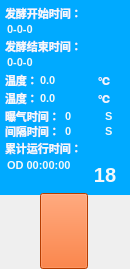
<?xml version="1.0" encoding="UTF-8"?>
<ui version="4.0">
 <class>FFTank</class>
 <widget class="QWidget" name="FFTank">
  <property name="geometry">
   <rect>
    <x>0</x>
    <y>0</y>
    <width>130</width>
    <height>269</height>
   </rect>
  </property>
  <property name="windowTitle">
   <string>Form</string>
  </property>
  <property name="autoFillBackground">
   <bool>true</bool>
  </property>
  <widget class="QFrame" name="tankFrame">
   <property name="enabled">
    <bool>true</bool>
   </property>
   <property name="geometry">
    <rect>
     <x>0</x>
     <y>0</y>
     <width>130</width>
     <height>195</height>
    </rect>
   </property>
   <property name="minimumSize">
    <size>
     <width>0</width>
     <height>0</height>
    </size>
   </property>
   <property name="palette">
    <palette>
     <active>
      <colorrole role="WindowText">
       <brush brushstyle="SolidPattern">
        <color alpha="255">
         <red>0</red>
         <green>0</green>
         <blue>0</blue>
        </color>
       </brush>
      </colorrole>
      <colorrole role="Button">
       <brush brushstyle="SolidPattern">
        <color alpha="255">
         <red>0</red>
         <green>170</green>
         <blue>255</blue>
        </color>
       </brush>
      </colorrole>
      <colorrole role="Light">
       <brush brushstyle="SolidPattern">
        <color alpha="255">
         <red>127</red>
         <green>213</green>
         <blue>255</blue>
        </color>
       </brush>
      </colorrole>
      <colorrole role="Midlight">
       <brush brushstyle="SolidPattern">
        <color alpha="255">
         <red>63</red>
         <green>191</green>
         <blue>255</blue>
        </color>
       </brush>
      </colorrole>
      <colorrole role="Dark">
       <brush brushstyle="SolidPattern">
        <color alpha="255">
         <red>0</red>
         <green>85</green>
         <blue>127</blue>
        </color>
       </brush>
      </colorrole>
      <colorrole role="Mid">
       <brush brushstyle="SolidPattern">
        <color alpha="255">
         <red>0</red>
         <green>113</green>
         <blue>170</blue>
        </color>
       </brush>
      </colorrole>
      <colorrole role="Text">
       <brush brushstyle="SolidPattern">
        <color alpha="255">
         <red>0</red>
         <green>0</green>
         <blue>0</blue>
        </color>
       </brush>
      </colorrole>
      <colorrole role="BrightText">
       <brush brushstyle="SolidPattern">
        <color alpha="255">
         <red>255</red>
         <green>255</green>
         <blue>255</blue>
        </color>
       </brush>
      </colorrole>
      <colorrole role="ButtonText">
       <brush brushstyle="SolidPattern">
        <color alpha="255">
         <red>0</red>
         <green>0</green>
         <blue>0</blue>
        </color>
       </brush>
      </colorrole>
      <colorrole role="Base">
       <brush brushstyle="SolidPattern">
        <color alpha="255">
         <red>255</red>
         <green>255</green>
         <blue>255</blue>
        </color>
       </brush>
      </colorrole>
      <colorrole role="Window">
       <brush brushstyle="SolidPattern">
        <color alpha="255">
         <red>0</red>
         <green>170</green>
         <blue>255</blue>
        </color>
       </brush>
      </colorrole>
      <colorrole role="Shadow">
       <brush brushstyle="SolidPattern">
        <color alpha="255">
         <red>0</red>
         <green>0</green>
         <blue>0</blue>
        </color>
       </brush>
      </colorrole>
      <colorrole role="AlternateBase">
       <brush brushstyle="SolidPattern">
        <color alpha="255">
         <red>127</red>
         <green>212</green>
         <blue>255</blue>
        </color>
       </brush>
      </colorrole>
      <colorrole role="ToolTipBase">
       <brush brushstyle="SolidPattern">
        <color alpha="255">
         <red>255</red>
         <green>255</green>
         <blue>220</blue>
        </color>
       </brush>
      </colorrole>
      <colorrole role="ToolTipText">
       <brush brushstyle="SolidPattern">
        <color alpha="255">
         <red>0</red>
         <green>0</green>
         <blue>0</blue>
        </color>
       </brush>
      </colorrole>
     </active>
     <inactive>
      <colorrole role="WindowText">
       <brush brushstyle="SolidPattern">
        <color alpha="255">
         <red>0</red>
         <green>0</green>
         <blue>0</blue>
        </color>
       </brush>
      </colorrole>
      <colorrole role="Button">
       <brush brushstyle="SolidPattern">
        <color alpha="255">
         <red>0</red>
         <green>170</green>
         <blue>255</blue>
        </color>
       </brush>
      </colorrole>
      <colorrole role="Light">
       <brush brushstyle="SolidPattern">
        <color alpha="255">
         <red>127</red>
         <green>213</green>
         <blue>255</blue>
        </color>
       </brush>
      </colorrole>
      <colorrole role="Midlight">
       <brush brushstyle="SolidPattern">
        <color alpha="255">
         <red>63</red>
         <green>191</green>
         <blue>255</blue>
        </color>
       </brush>
      </colorrole>
      <colorrole role="Dark">
       <brush brushstyle="SolidPattern">
        <color alpha="255">
         <red>0</red>
         <green>85</green>
         <blue>127</blue>
        </color>
       </brush>
      </colorrole>
      <colorrole role="Mid">
       <brush brushstyle="SolidPattern">
        <color alpha="255">
         <red>0</red>
         <green>113</green>
         <blue>170</blue>
        </color>
       </brush>
      </colorrole>
      <colorrole role="Text">
       <brush brushstyle="SolidPattern">
        <color alpha="255">
         <red>0</red>
         <green>0</green>
         <blue>0</blue>
        </color>
       </brush>
      </colorrole>
      <colorrole role="BrightText">
       <brush brushstyle="SolidPattern">
        <color alpha="255">
         <red>255</red>
         <green>255</green>
         <blue>255</blue>
        </color>
       </brush>
      </colorrole>
      <colorrole role="ButtonText">
       <brush brushstyle="SolidPattern">
        <color alpha="255">
         <red>0</red>
         <green>0</green>
         <blue>0</blue>
        </color>
       </brush>
      </colorrole>
      <colorrole role="Base">
       <brush brushstyle="SolidPattern">
        <color alpha="255">
         <red>255</red>
         <green>255</green>
         <blue>255</blue>
        </color>
       </brush>
      </colorrole>
      <colorrole role="Window">
       <brush brushstyle="SolidPattern">
        <color alpha="255">
         <red>0</red>
         <green>170</green>
         <blue>255</blue>
        </color>
       </brush>
      </colorrole>
      <colorrole role="Shadow">
       <brush brushstyle="SolidPattern">
        <color alpha="255">
         <red>0</red>
         <green>0</green>
         <blue>0</blue>
        </color>
       </brush>
      </colorrole>
      <colorrole role="AlternateBase">
       <brush brushstyle="SolidPattern">
        <color alpha="255">
         <red>127</red>
         <green>212</green>
         <blue>255</blue>
        </color>
       </brush>
      </colorrole>
      <colorrole role="ToolTipBase">
       <brush brushstyle="SolidPattern">
        <color alpha="255">
         <red>255</red>
         <green>255</green>
         <blue>220</blue>
        </color>
       </brush>
      </colorrole>
      <colorrole role="ToolTipText">
       <brush brushstyle="SolidPattern">
        <color alpha="255">
         <red>0</red>
         <green>0</green>
         <blue>0</blue>
        </color>
       </brush>
      </colorrole>
     </inactive>
     <disabled>
      <colorrole role="WindowText">
       <brush brushstyle="SolidPattern">
        <color alpha="255">
         <red>0</red>
         <green>85</green>
         <blue>127</blue>
        </color>
       </brush>
      </colorrole>
      <colorrole role="Button">
       <brush brushstyle="SolidPattern">
        <color alpha="255">
         <red>0</red>
         <green>170</green>
         <blue>255</blue>
        </color>
       </brush>
      </colorrole>
      <colorrole role="Light">
       <brush brushstyle="SolidPattern">
        <color alpha="255">
         <red>127</red>
         <green>213</green>
         <blue>255</blue>
        </color>
       </brush>
      </colorrole>
      <colorrole role="Midlight">
       <brush brushstyle="SolidPattern">
        <color alpha="255">
         <red>63</red>
         <green>191</green>
         <blue>255</blue>
        </color>
       </brush>
      </colorrole>
      <colorrole role="Dark">
       <brush brushstyle="SolidPattern">
        <color alpha="255">
         <red>0</red>
         <green>85</green>
         <blue>127</blue>
        </color>
       </brush>
      </colorrole>
      <colorrole role="Mid">
       <brush brushstyle="SolidPattern">
        <color alpha="255">
         <red>0</red>
         <green>113</green>
         <blue>170</blue>
        </color>
       </brush>
      </colorrole>
      <colorrole role="Text">
       <brush brushstyle="SolidPattern">
        <color alpha="255">
         <red>0</red>
         <green>85</green>
         <blue>127</blue>
        </color>
       </brush>
      </colorrole>
      <colorrole role="BrightText">
       <brush brushstyle="SolidPattern">
        <color alpha="255">
         <red>255</red>
         <green>255</green>
         <blue>255</blue>
        </color>
       </brush>
      </colorrole>
      <colorrole role="ButtonText">
       <brush brushstyle="SolidPattern">
        <color alpha="255">
         <red>0</red>
         <green>85</green>
         <blue>127</blue>
        </color>
       </brush>
      </colorrole>
      <colorrole role="Base">
       <brush brushstyle="SolidPattern">
        <color alpha="255">
         <red>0</red>
         <green>170</green>
         <blue>255</blue>
        </color>
       </brush>
      </colorrole>
      <colorrole role="Window">
       <brush brushstyle="SolidPattern">
        <color alpha="255">
         <red>0</red>
         <green>170</green>
         <blue>255</blue>
        </color>
       </brush>
      </colorrole>
      <colorrole role="Shadow">
       <brush brushstyle="SolidPattern">
        <color alpha="255">
         <red>0</red>
         <green>0</green>
         <blue>0</blue>
        </color>
       </brush>
      </colorrole>
      <colorrole role="AlternateBase">
       <brush brushstyle="SolidPattern">
        <color alpha="255">
         <red>0</red>
         <green>170</green>
         <blue>255</blue>
        </color>
       </brush>
      </colorrole>
      <colorrole role="ToolTipBase">
       <brush brushstyle="SolidPattern">
        <color alpha="255">
         <red>255</red>
         <green>255</green>
         <blue>220</blue>
        </color>
       </brush>
      </colorrole>
      <colorrole role="ToolTipText">
       <brush brushstyle="SolidPattern">
        <color alpha="255">
         <red>0</red>
         <green>0</green>
         <blue>0</blue>
        </color>
       </brush>
      </colorrole>
     </disabled>
    </palette>
   </property>
   <property name="font">
    <font>
     <weight>50</weight>
     <bold>false</bold>
    </font>
   </property>
   <property name="autoFillBackground">
    <bool>true</bool>
   </property>
   <property name="frameShape">
    <enum>QFrame::NoFrame</enum>
   </property>
   <property name="frameShadow">
    <enum>QFrame::Raised</enum>
   </property>
   <widget class="QLabel" name="startTimeLabel">
    <property name="geometry">
     <rect>
      <x>5</x>
      <y>5</y>
      <width>81</width>
      <height>16</height>
     </rect>
    </property>
    <property name="font">
     <font>
      <family>Verdana</family>
      <pointsize>8</pointsize>
      <weight>75</weight>
      <bold>true</bold>
      <kerning>true</kerning>
     </font>
    </property>
    <property name="styleSheet">
     <string notr="true">background-color: transparent;
color: rgba(250, 250, 250, 250);</string>
    </property>
    <property name="text">
     <string>发酵开始时间：</string>
    </property>
   </widget>
   <widget class="QLabel" name="endTimeLabel">
    <property name="geometry">
     <rect>
      <x>5</x>
      <y>38</y>
      <width>91</width>
      <height>16</height>
     </rect>
    </property>
    <property name="font">
     <font>
      <family>Verdana</family>
      <pointsize>8</pointsize>
      <weight>75</weight>
      <bold>true</bold>
     </font>
    </property>
    <property name="styleSheet">
     <string notr="true">background-color: transparent;
color: rgba(250, 250, 250, 250);</string>
    </property>
    <property name="text">
     <string>发酵结束时间：</string>
    </property>
   </widget>
   <widget class="QLabel" name="totalTimeLabel">
    <property name="geometry">
     <rect>
      <x>5</x>
      <y>140</y>
      <width>91</width>
      <height>16</height>
     </rect>
    </property>
    <property name="font">
     <font>
      <family>Verdana</family>
      <pointsize>8</pointsize>
      <weight>75</weight>
      <bold>true</bold>
     </font>
    </property>
    <property name="styleSheet">
     <string notr="true">background-color: transparent;
color: rgba(250, 250, 250, 250);</string>
    </property>
    <property name="text">
     <string>累计运行时间：</string>
    </property>
   </widget>
   <widget class="QLabel" name="startTimeValueLabel">
    <property name="geometry">
     <rect>
      <x>7</x>
      <y>23</y>
      <width>121</width>
      <height>16</height>
     </rect>
    </property>
    <property name="font">
     <font>
      <pointsize>8</pointsize>
      <weight>75</weight>
      <bold>true</bold>
     </font>
    </property>
    <property name="styleSheet">
     <string notr="true">background-color: transparent;
color: rgba(250, 250, 250, 250);</string>
    </property>
    <property name="text">
     <string>0-0-0</string>
    </property>
    <property name="alignment">
     <set>Qt::AlignLeading|Qt::AlignLeft|Qt::AlignTop</set>
    </property>
   </widget>
   <widget class="QLabel" name="endTimeValueLabel">
    <property name="geometry">
     <rect>
      <x>7</x>
      <y>56</y>
      <width>121</width>
      <height>16</height>
     </rect>
    </property>
    <property name="font">
     <font>
      <pointsize>8</pointsize>
      <weight>75</weight>
      <bold>true</bold>
     </font>
    </property>
    <property name="styleSheet">
     <string notr="true">background-color: transparent;
color: rgba(250, 250, 250, 250);</string>
    </property>
    <property name="text">
     <string>0-0-0</string>
    </property>
    <property name="alignment">
     <set>Qt::AlignLeading|Qt::AlignLeft|Qt::AlignTop</set>
    </property>
   </widget>
   <widget class="QLabel" name="totalTimeValueLabel">
    <property name="geometry">
     <rect>
      <x>7</x>
      <y>159</y>
      <width>100</width>
      <height>16</height>
     </rect>
    </property>
    <property name="font">
     <font>
      <pointsize>8</pointsize>
      <weight>75</weight>
      <bold>true</bold>
     </font>
    </property>
    <property name="styleSheet">
     <string notr="true">background-color: transparent;
color: rgba(250, 250, 250, 250);</string>
    </property>
    <property name="text">
     <string>OD 00:00:00</string>
    </property>
    <property name="alignment">
     <set>Qt::AlignLeading|Qt::AlignLeft|Qt::AlignTop</set>
    </property>
   </widget>
   <widget class="QLabel" name="weightTempture">
    <property name="geometry">
     <rect>
      <x>5</x>
      <y>72</y>
      <width>55</width>
      <height>16</height>
     </rect>
    </property>
    <property name="font">
     <font>
      <family>Verdana</family>
      <pointsize>8</pointsize>
      <weight>75</weight>
      <bold>true</bold>
     </font>
    </property>
    <property name="styleSheet">
     <string notr="true">background-color: transparent;
color: rgba(250, 250, 250, 250);</string>
    </property>
    <property name="text">
     <string>温度：</string>
    </property>
   </widget>
   <widget class="QLabel" name="wtValueLabel">
    <property name="geometry">
     <rect>
      <x>40</x>
      <y>72</y>
      <width>60</width>
      <height>16</height>
     </rect>
    </property>
    <property name="font">
     <font>
      <pointsize>8</pointsize>
      <weight>75</weight>
      <bold>true</bold>
     </font>
    </property>
    <property name="styleSheet">
     <string notr="true">background-color: transparent;
color: rgba(250, 250, 250, 250);</string>
    </property>
    <property name="text">
     <string>0.0</string>
    </property>
   </widget>
   <widget class="QLabel" name="wtSybleLabel">
    <property name="geometry">
     <rect>
      <x>98</x>
      <y>72</y>
      <width>16</width>
      <height>16</height>
     </rect>
    </property>
    <property name="font">
     <font>
      <pointsize>8</pointsize>
      <weight>75</weight>
      <bold>true</bold>
     </font>
    </property>
    <property name="styleSheet">
     <string notr="true">background-color: transparent;
color: rgba(250, 250, 250, 250);</string>
    </property>
    <property name="text">
     <string>℃</string>
    </property>
   </widget>
   <widget class="QLabel" name="tankIndexLabel">
    <property name="geometry">
     <rect>
      <x>90</x>
      <y>160</y>
      <width>30</width>
      <height>30</height>
     </rect>
    </property>
    <property name="font">
     <font>
      <pointsize>15</pointsize>
      <weight>75</weight>
      <bold>true</bold>
     </font>
    </property>
    <property name="styleSheet">
     <string notr="true">background-color: transparent;
color: rgba(250, 250, 250, 250);</string>
    </property>
    <property name="text">
     <string>18</string>
    </property>
    <property name="alignment">
     <set>Qt::AlignCenter</set>
    </property>
   </widget>
   <widget class="QLabel" name="SpaceTimeLabel">
    <property name="geometry">
     <rect>
      <x>5</x>
      <y>123</y>
      <width>55</width>
      <height>16</height>
     </rect>
    </property>
    <property name="font">
     <font>
      <family>Verdana</family>
      <pointsize>8</pointsize>
      <weight>75</weight>
      <bold>true</bold>
     </font>
    </property>
    <property name="styleSheet">
     <string notr="true">background-color: transparent;
color: rgba(250, 250, 250, 250);</string>
    </property>
    <property name="text">
     <string>间隔时间：</string>
    </property>
   </widget>
   <widget class="QLabel" name="wtValueLabel_4">
    <property name="geometry">
     <rect>
      <x>105</x>
      <y>123</y>
      <width>16</width>
      <height>16</height>
     </rect>
    </property>
    <property name="font">
     <font>
      <pointsize>8</pointsize>
      <weight>75</weight>
      <bold>true</bold>
     </font>
    </property>
    <property name="styleSheet">
     <string notr="true">background-color: transparent;
color: rgba(250, 250, 250, 250);</string>
    </property>
    <property name="text">
     <string>S</string>
    </property>
   </widget>
   <widget class="QLabel" name="spacTimeValueLabel">
    <property name="geometry">
     <rect>
      <x>65</x>
      <y>123</y>
      <width>40</width>
      <height>16</height>
     </rect>
    </property>
    <property name="font">
     <font>
      <pointsize>8</pointsize>
      <weight>75</weight>
      <bold>true</bold>
     </font>
    </property>
    <property name="styleSheet">
     <string notr="true">background-color: transparent;
color: rgba(250, 250, 250, 250);</string>
    </property>
    <property name="text">
     <string>0</string>
    </property>
   </widget>
   <widget class="QLabel" name="runTimeValueLabel">
    <property name="geometry">
     <rect>
      <x>65</x>
      <y>108</y>
      <width>40</width>
      <height>16</height>
     </rect>
    </property>
    <property name="font">
     <font>
      <pointsize>8</pointsize>
      <weight>75</weight>
      <bold>true</bold>
     </font>
    </property>
    <property name="styleSheet">
     <string notr="true">background-color: transparent;
color: rgba(250, 250, 250, 250);</string>
    </property>
    <property name="text">
     <string>0</string>
    </property>
   </widget>
   <widget class="QLabel" name="runTimeLabel">
    <property name="geometry">
     <rect>
      <x>5</x>
      <y>108</y>
      <width>55</width>
      <height>16</height>
     </rect>
    </property>
    <property name="font">
     <font>
      <family>Verdana</family>
      <pointsize>8</pointsize>
      <weight>75</weight>
      <bold>true</bold>
     </font>
    </property>
    <property name="styleSheet">
     <string notr="true">background-color: transparent;
color: rgba(250, 250, 250, 250);</string>
    </property>
    <property name="text">
     <string>曝气时间：</string>
    </property>
   </widget>
   <widget class="QLabel" name="wtValueLabel_5">
    <property name="geometry">
     <rect>
      <x>105</x>
      <y>108</y>
      <width>16</width>
      <height>16</height>
     </rect>
    </property>
    <property name="font">
     <font>
      <pointsize>8</pointsize>
      <weight>75</weight>
      <bold>true</bold>
     </font>
    </property>
    <property name="styleSheet">
     <string notr="true">background-color: transparent;
color: rgba(250, 250, 250, 250);</string>
    </property>
    <property name="text">
     <string>S</string>
    </property>
   </widget>
   <widget class="QLabel" name="wtValueLabel_2">
    <property name="geometry">
     <rect>
      <x>40</x>
      <y>90</y>
      <width>60</width>
      <height>16</height>
     </rect>
    </property>
    <property name="font">
     <font>
      <pointsize>8</pointsize>
      <weight>75</weight>
      <bold>true</bold>
     </font>
    </property>
    <property name="styleSheet">
     <string notr="true">background-color: transparent;
color: rgba(250, 250, 250, 250);</string>
    </property>
    <property name="text">
     <string>0.0</string>
    </property>
   </widget>
   <widget class="QLabel" name="weightTempture_2">
    <property name="geometry">
     <rect>
      <x>5</x>
      <y>90</y>
      <width>55</width>
      <height>16</height>
     </rect>
    </property>
    <property name="font">
     <font>
      <family>Verdana</family>
      <pointsize>8</pointsize>
      <weight>75</weight>
      <bold>true</bold>
     </font>
    </property>
    <property name="styleSheet">
     <string notr="true">background-color: transparent;
color: rgba(250, 250, 250, 250);</string>
    </property>
    <property name="text">
     <string>温度：</string>
    </property>
   </widget>
   <widget class="QLabel" name="wtSybleLabel_2">
    <property name="geometry">
     <rect>
      <x>98</x>
      <y>90</y>
      <width>16</width>
      <height>16</height>
     </rect>
    </property>
    <property name="font">
     <font>
      <pointsize>8</pointsize>
      <weight>75</weight>
      <bold>true</bold>
     </font>
    </property>
    <property name="styleSheet">
     <string notr="true">background-color: transparent;
color: rgba(250, 250, 250, 250);</string>
    </property>
    <property name="text">
     <string>℃</string>
    </property>
   </widget>
  </widget>
  <widget class="QPushButton" name="fanButton">
   <property name="geometry">
    <rect>
     <x>40</x>
     <y>193</y>
     <width>48</width>
     <height>76</height>
    </rect>
   </property>
   <property name="sizePolicy">
    <sizepolicy hsizetype="Expanding" vsizetype="Expanding">
     <horstretch>0</horstretch>
     <verstretch>0</verstretch>
    </sizepolicy>
   </property>
   <property name="minimumSize">
    <size>
     <width>0</width>
     <height>0</height>
    </size>
   </property>
   <property name="palette">
    <palette>
     <active>
      <colorrole role="WindowText">
       <brush brushstyle="SolidPattern">
        <color alpha="255">
         <red>0</red>
         <green>0</green>
         <blue>0</blue>
        </color>
       </brush>
      </colorrole>
      <colorrole role="Button">
       <brush brushstyle="SolidPattern">
        <color alpha="255">
         <red>255</red>
         <green>85</green>
         <blue>0</blue>
        </color>
       </brush>
      </colorrole>
      <colorrole role="Light">
       <brush brushstyle="SolidPattern">
        <color alpha="255">
         <red>255</red>
         <green>170</green>
         <blue>127</blue>
        </color>
       </brush>
      </colorrole>
      <colorrole role="Midlight">
       <brush brushstyle="SolidPattern">
        <color alpha="255">
         <red>255</red>
         <green>127</green>
         <blue>63</blue>
        </color>
       </brush>
      </colorrole>
      <colorrole role="Dark">
       <brush brushstyle="SolidPattern">
        <color alpha="255">
         <red>127</red>
         <green>42</green>
         <blue>0</blue>
        </color>
       </brush>
      </colorrole>
      <colorrole role="Mid">
       <brush brushstyle="SolidPattern">
        <color alpha="255">
         <red>170</red>
         <green>56</green>
         <blue>0</blue>
        </color>
       </brush>
      </colorrole>
      <colorrole role="Text">
       <brush brushstyle="SolidPattern">
        <color alpha="255">
         <red>0</red>
         <green>0</green>
         <blue>0</blue>
        </color>
       </brush>
      </colorrole>
      <colorrole role="BrightText">
       <brush brushstyle="SolidPattern">
        <color alpha="255">
         <red>255</red>
         <green>255</green>
         <blue>255</blue>
        </color>
       </brush>
      </colorrole>
      <colorrole role="ButtonText">
       <brush brushstyle="SolidPattern">
        <color alpha="255">
         <red>0</red>
         <green>0</green>
         <blue>0</blue>
        </color>
       </brush>
      </colorrole>
      <colorrole role="Base">
       <brush brushstyle="SolidPattern">
        <color alpha="255">
         <red>255</red>
         <green>255</green>
         <blue>255</blue>
        </color>
       </brush>
      </colorrole>
      <colorrole role="Window">
       <brush brushstyle="SolidPattern">
        <color alpha="255">
         <red>255</red>
         <green>85</green>
         <blue>0</blue>
        </color>
       </brush>
      </colorrole>
      <colorrole role="Shadow">
       <brush brushstyle="SolidPattern">
        <color alpha="255">
         <red>0</red>
         <green>0</green>
         <blue>0</blue>
        </color>
       </brush>
      </colorrole>
      <colorrole role="AlternateBase">
       <brush brushstyle="SolidPattern">
        <color alpha="255">
         <red>255</red>
         <green>170</green>
         <blue>127</blue>
        </color>
       </brush>
      </colorrole>
      <colorrole role="ToolTipBase">
       <brush brushstyle="SolidPattern">
        <color alpha="255">
         <red>255</red>
         <green>255</green>
         <blue>220</blue>
        </color>
       </brush>
      </colorrole>
      <colorrole role="ToolTipText">
       <brush brushstyle="SolidPattern">
        <color alpha="255">
         <red>0</red>
         <green>0</green>
         <blue>0</blue>
        </color>
       </brush>
      </colorrole>
     </active>
     <inactive>
      <colorrole role="WindowText">
       <brush brushstyle="SolidPattern">
        <color alpha="255">
         <red>0</red>
         <green>0</green>
         <blue>0</blue>
        </color>
       </brush>
      </colorrole>
      <colorrole role="Button">
       <brush brushstyle="SolidPattern">
        <color alpha="255">
         <red>255</red>
         <green>85</green>
         <blue>0</blue>
        </color>
       </brush>
      </colorrole>
      <colorrole role="Light">
       <brush brushstyle="SolidPattern">
        <color alpha="255">
         <red>255</red>
         <green>170</green>
         <blue>127</blue>
        </color>
       </brush>
      </colorrole>
      <colorrole role="Midlight">
       <brush brushstyle="SolidPattern">
        <color alpha="255">
         <red>255</red>
         <green>127</green>
         <blue>63</blue>
        </color>
       </brush>
      </colorrole>
      <colorrole role="Dark">
       <brush brushstyle="SolidPattern">
        <color alpha="255">
         <red>127</red>
         <green>42</green>
         <blue>0</blue>
        </color>
       </brush>
      </colorrole>
      <colorrole role="Mid">
       <brush brushstyle="SolidPattern">
        <color alpha="255">
         <red>170</red>
         <green>56</green>
         <blue>0</blue>
        </color>
       </brush>
      </colorrole>
      <colorrole role="Text">
       <brush brushstyle="SolidPattern">
        <color alpha="255">
         <red>0</red>
         <green>0</green>
         <blue>0</blue>
        </color>
       </brush>
      </colorrole>
      <colorrole role="BrightText">
       <brush brushstyle="SolidPattern">
        <color alpha="255">
         <red>255</red>
         <green>255</green>
         <blue>255</blue>
        </color>
       </brush>
      </colorrole>
      <colorrole role="ButtonText">
       <brush brushstyle="SolidPattern">
        <color alpha="255">
         <red>0</red>
         <green>0</green>
         <blue>0</blue>
        </color>
       </brush>
      </colorrole>
      <colorrole role="Base">
       <brush brushstyle="SolidPattern">
        <color alpha="255">
         <red>255</red>
         <green>255</green>
         <blue>255</blue>
        </color>
       </brush>
      </colorrole>
      <colorrole role="Window">
       <brush brushstyle="SolidPattern">
        <color alpha="255">
         <red>255</red>
         <green>85</green>
         <blue>0</blue>
        </color>
       </brush>
      </colorrole>
      <colorrole role="Shadow">
       <brush brushstyle="SolidPattern">
        <color alpha="255">
         <red>0</red>
         <green>0</green>
         <blue>0</blue>
        </color>
       </brush>
      </colorrole>
      <colorrole role="AlternateBase">
       <brush brushstyle="SolidPattern">
        <color alpha="255">
         <red>255</red>
         <green>170</green>
         <blue>127</blue>
        </color>
       </brush>
      </colorrole>
      <colorrole role="ToolTipBase">
       <brush brushstyle="SolidPattern">
        <color alpha="255">
         <red>255</red>
         <green>255</green>
         <blue>220</blue>
        </color>
       </brush>
      </colorrole>
      <colorrole role="ToolTipText">
       <brush brushstyle="SolidPattern">
        <color alpha="255">
         <red>0</red>
         <green>0</green>
         <blue>0</blue>
        </color>
       </brush>
      </colorrole>
     </inactive>
     <disabled>
      <colorrole role="WindowText">
       <brush brushstyle="SolidPattern">
        <color alpha="255">
         <red>127</red>
         <green>42</green>
         <blue>0</blue>
        </color>
       </brush>
      </colorrole>
      <colorrole role="Button">
       <brush brushstyle="SolidPattern">
        <color alpha="255">
         <red>255</red>
         <green>85</green>
         <blue>0</blue>
        </color>
       </brush>
      </colorrole>
      <colorrole role="Light">
       <brush brushstyle="SolidPattern">
        <color alpha="255">
         <red>255</red>
         <green>170</green>
         <blue>127</blue>
        </color>
       </brush>
      </colorrole>
      <colorrole role="Midlight">
       <brush brushstyle="SolidPattern">
        <color alpha="255">
         <red>255</red>
         <green>127</green>
         <blue>63</blue>
        </color>
       </brush>
      </colorrole>
      <colorrole role="Dark">
       <brush brushstyle="SolidPattern">
        <color alpha="255">
         <red>127</red>
         <green>42</green>
         <blue>0</blue>
        </color>
       </brush>
      </colorrole>
      <colorrole role="Mid">
       <brush brushstyle="SolidPattern">
        <color alpha="255">
         <red>170</red>
         <green>56</green>
         <blue>0</blue>
        </color>
       </brush>
      </colorrole>
      <colorrole role="Text">
       <brush brushstyle="SolidPattern">
        <color alpha="255">
         <red>127</red>
         <green>42</green>
         <blue>0</blue>
        </color>
       </brush>
      </colorrole>
      <colorrole role="BrightText">
       <brush brushstyle="SolidPattern">
        <color alpha="255">
         <red>255</red>
         <green>255</green>
         <blue>255</blue>
        </color>
       </brush>
      </colorrole>
      <colorrole role="ButtonText">
       <brush brushstyle="SolidPattern">
        <color alpha="255">
         <red>127</red>
         <green>42</green>
         <blue>0</blue>
        </color>
       </brush>
      </colorrole>
      <colorrole role="Base">
       <brush brushstyle="SolidPattern">
        <color alpha="255">
         <red>255</red>
         <green>85</green>
         <blue>0</blue>
        </color>
       </brush>
      </colorrole>
      <colorrole role="Window">
       <brush brushstyle="SolidPattern">
        <color alpha="255">
         <red>255</red>
         <green>85</green>
         <blue>0</blue>
        </color>
       </brush>
      </colorrole>
      <colorrole role="Shadow">
       <brush brushstyle="SolidPattern">
        <color alpha="255">
         <red>0</red>
         <green>0</green>
         <blue>0</blue>
        </color>
       </brush>
      </colorrole>
      <colorrole role="AlternateBase">
       <brush brushstyle="SolidPattern">
        <color alpha="255">
         <red>255</red>
         <green>85</green>
         <blue>0</blue>
        </color>
       </brush>
      </colorrole>
      <colorrole role="ToolTipBase">
       <brush brushstyle="SolidPattern">
        <color alpha="255">
         <red>255</red>
         <green>255</green>
         <blue>220</blue>
        </color>
       </brush>
      </colorrole>
      <colorrole role="ToolTipText">
       <brush brushstyle="SolidPattern">
        <color alpha="255">
         <red>0</red>
         <green>0</green>
         <blue>0</blue>
        </color>
       </brush>
      </colorrole>
     </disabled>
    </palette>
   </property>
   <property name="autoFillBackground">
    <bool>false</bool>
   </property>
   <property name="text">
    <string/>
   </property>
   <property name="icon">
    <iconset resource="src.qrc">
     <normaloff>:/image/new/tank_valve_closed.png</normaloff>:/image/new/tank_valve_closed.png</iconset>
   </property>
   <property name="iconSize">
    <size>
     <width>48</width>
     <height>73</height>
    </size>
   </property>
   <property name="checkable">
    <bool>false</bool>
   </property>
   <property name="autoRepeat">
    <bool>true</bool>
   </property>
   <property name="autoExclusive">
    <bool>false</bool>
   </property>
  </widget>
 </widget>
 <resources>
  <include location="src.qrc"/>
 </resources>
 <connections/>
</ui>
